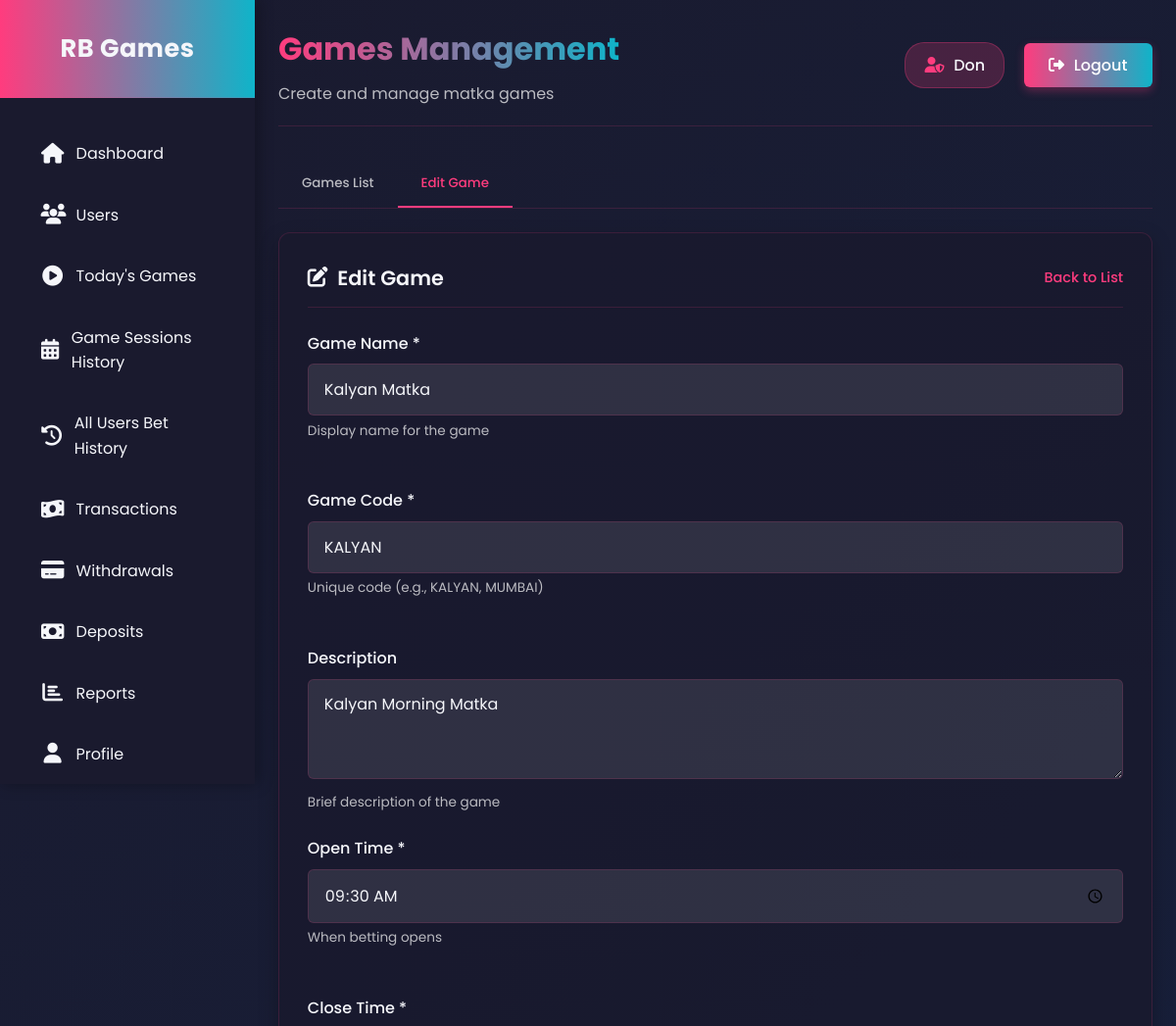
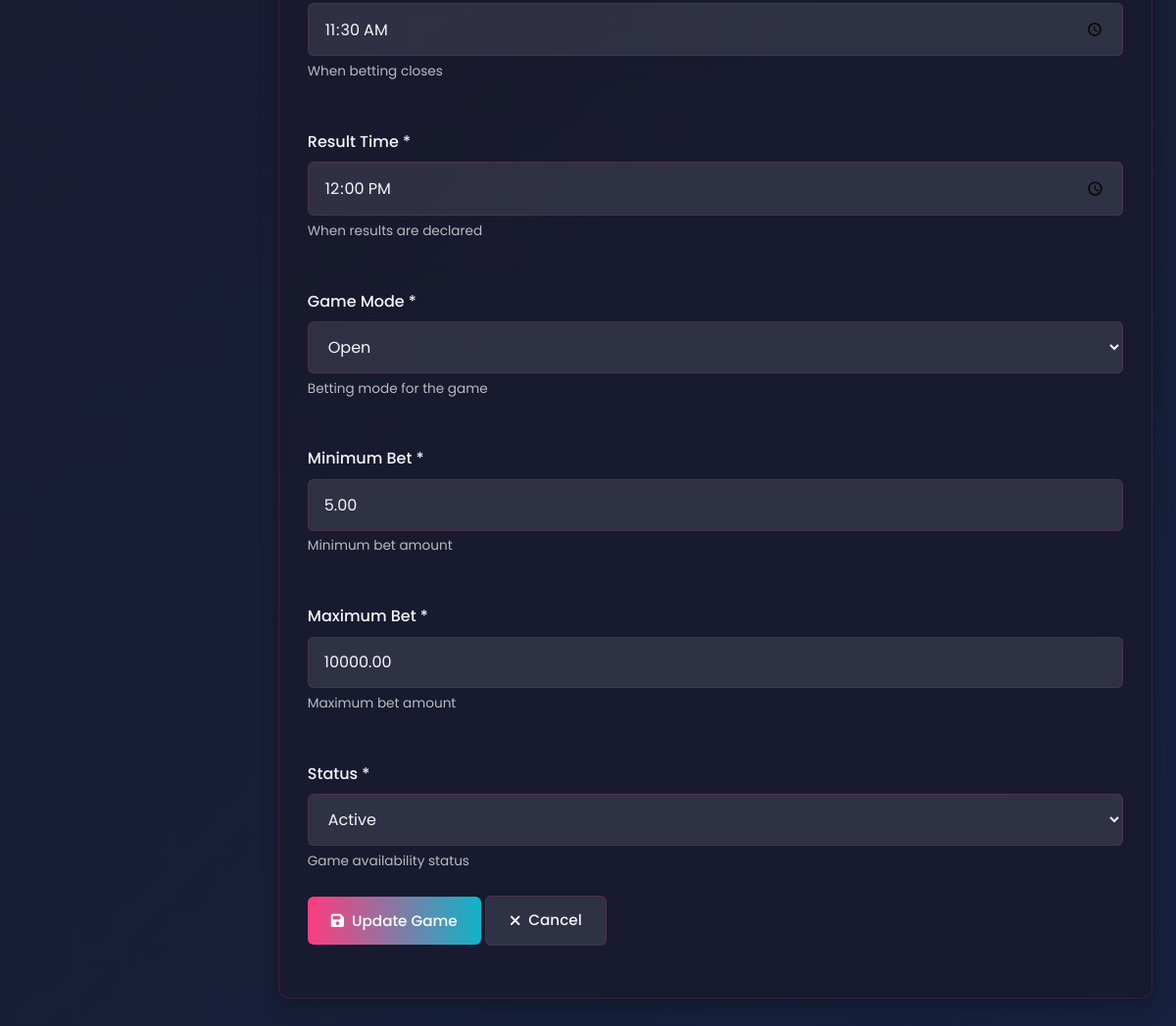
Screenshot of /admin/admin_games.php?edit=1 (signed in) with the database file from the repository (2 pictures, top to bottom).
### tables this page shows
CREATE TABLE `games` (
  `id` int(11) NOT NULL,
  `name` varchar(100) NOT NULL,
  `code` varchar(20) NOT NULL,
  `description` text DEFAULT NULL,
  `open_time` time NOT NULL,
  `close_time` time NOT NULL,
  `game_mode` enum('open','close') DEFAULT 'open',
  `game_type` enum('single_ank','jodi','single_patti','double_patti','triple_patti','half_sangam','full_sangam','sp_motor','dp_motor','red_bracket','digital_jodi','choice_pana','group_jodi','abr_100','abr_cut') DEFAULT 'single_ank',
  `game_type_id` int(11) DEFAULT 1,
  `result_time` time NOT NULL,
  `status` enum('active','inactive','maintenance') DEFAULT 'active',
  `min_bet` decimal(8,2) DEFAULT 5.00,
  `max_bet` decimal(10,2) DEFAULT 10000.00,
  `created_at` timestamp NOT NULL DEFAULT current_timestamp()
);

### admin/admin_games.php (the view, shortened to what this page needs)
<?php
require_once '../config.php';
$admin_username = $_SESSION['admin_username'];
$edit_game = null;
if (isset($_GET['edit'])) {
    $game_id = $_GET['edit'];
    $sql = "SELECT * FROM games WHERE id = $game_id";
    $result = $conn->query($sql);
    if ($result && $result->num_rows > 0) {
        $edit_game = $result->fetch_assoc();
    }
}
?>
<!DOCTYPE html>
<html lang="en">
<head>
    <link rel="stylesheet" href="https://cdnjs.cloudflare.com/ajax/libs/font-awesome/6.4.0/css/all.min.css">
</head>
<body>
    <div class="admin-container">
        <div class="sidebar" id="sidebar">
            <div class="sidebar-header">
                <h2>RB Games</h2>
            </div>
            <div class="sidebar-menu">
                <a href="dashboard.php" class="menu-item">
                    <i class="fas fa-home"></i>
                    <span>Dashboard</span>
                </a>
                <a href="users.php" class="menu-item">
                    <i class="fas fa-users"></i>
                    <span>Users</span>
                </a>
                <a href="todays_active_games.php" class="menu-item ">
                    <i class="fas fa-play-circle"></i>
                    <span>Today's Games</span>
                </a>
                <a href="game_sessions_history.php" class="menu-item ">
                    <i class="fas fa-calendar-alt"></i>
                    <span>Game Sessions History</span>
                </a>
                <a href="all_users_history.php" class="menu-item ">
                    <i class="fas fa-history"></i>
                    <span>All Users Bet History</span>
                </a>
                <a href="admin_transactions.php" class="menu-item">
                    <i class="fas fa-money-bill-wave"></i>
                    <span>Transactions</span>
                </a>
                <a href="admin_withdrawals.php" class="menu-item">
                    <i class="fas fa-credit-card"></i>
                    <span>Withdrawals</span>
                </a>
                <a href="admin_deposits.php" class="menu-item">
                    <i class="fas fa-money-bill"></i>
                    <span>Deposits</span>
                </a>
                <a href="admin_reports.php" class="menu-item">
                    <i class="fas fa-chart-bar"></i>
                    <span>Reports</span>
                </a>
                <a href="admin_profile.php" class="menu-item ">
                    <i class="fas fa-user"></i>
                    <span>Profile</span>
                </a>
            </div>
        </div>
        <div class="main-content">
            <div class="header">
                <div class="welcome">
                    <h1>Games Management</h1>
                    <p>Create and manage matka games</p>
                </div>
                <div class="header-actions">
                    <div class="admin-badge">
                        <i class="fas fa-user-shield"></i>
                        <span><?php echo $admin_username; ?></span>
                    </div>
                    <a href="admin_logout.php" class="logout-btn">
                        <i class="fas fa-sign-out-alt"></i>
                        <span>Logout</span>
                    </a>
                </div>
            </div>
            <div class="tabs">
                <button class="tab <?php echo !isset($_GET['edit']) ? 'active' : ''; ?>" data-tab="games-list">Games List</button>
                <button class="tab <?php echo isset($_GET['edit']) ? 'active' : ''; ?>" data-tab="game-form">
                    <?php echo isset($_GET['edit']) ? 'Edit Game' : 'Add New Game'; ?>
                </button>
            </div>
            <div class="tab-content <?php echo isset($_GET['edit']) ? 'active' : ''; ?>" id="game-form">
                <div class="dashboard-section">
                    <div class="section-header">
                        <h2 class="section-title">
                            <i class="fas <?php echo isset($_GET['edit']) ? 'fa-edit' : 'fa-plus'; ?>"></i>
                            <?php echo isset($_GET['edit']) ? 'Edit Game' : 'Add New Game'; ?>
                        </h2>
                        <a href="admin_games.php" class="view-all">Back to List</a>
                    </div>
                    <form method="POST" id="gameForm">
                        <div class="form-grid">
                            <div class="form-group">
                                <label class="form-label" for="name">Game Name *</label>
                                <input type="text" class="form-control" id="name" name="name"
                                       value="<?php echo isset($edit_game) ? $edit_game['name'] : ''; ?>"
                                       required>
                                <div class="form-text">Display name for the game</div>
                            </div>
                            <div class="form-group">
                                <label class="form-label" for="code">Game Code *</label>
                                <input type="text" class="form-control" id="code" name="code"
                                       value="<?php echo isset($edit_game) ? $edit_game['code'] : ''; ?>"
                                       <?php echo isset($edit_game) ? 'readonly' : 'required'; ?>>
                                <div class="form-text">Unique code (e.g., KALYAN, MUMBAI)</div>
                            </div>
                        </div>
                        <div class="form-group">
                            <label class="form-label" for="description">Description</label>
                            <textarea class="form-control" id="description" name="description" rows="3"><?php echo isset($edit_game) ? $edit_game['description'] : ''; ?></textarea>
                            <div class="form-text">Brief description of the game</div>
                        </div>
                        <div class="form-grid">
                            <div class="form-group">
                                <label class="form-label" for="open_time">Open Time *</label>
                                <input type="time" class="form-control" id="open_time" name="open_time"
                                       value="<?php echo isset($edit_game) ? $edit_game['open_time'] : '09:30'; ?>"
                                       required>
                                <div class="form-text">When betting opens</div>
                            </div>
                            <div class="form-group">
                                <label class="form-label" for="close_time">Close Time *</label>
                                <input type="time" class="form-control" id="close_time" name="close_time"
                                       value="<?php echo isset($edit_game) ? $edit_game['close_time'] : '11:30'; ?>"
                                       required>
                                <div class="form-text">When betting closes</div>
                            </div>
                            <div class="form-group">
                                <label class="form-label" for="result_time">Result Time *</label>
                                <input type="time" class="form-control" id="result_time" name="result_time"
                                       value="<?php echo isset($edit_game) ? $edit_game['result_time'] : '12:00'; ?>"
                                       required>
                                <div class="form-text">When results are declared</div>
                            </div>
                        </div>
                        <div class="form-grid">
                            <div class="form-group">
                                <label class="form-label" for="game_mode">Game Mode *</label>
                                <select class="form-control" id="game_mode" name="game_mode" required>
                                    <option value="open" <?php echo (isset($edit_game) && $edit_game['game_mode'] == 'open') ? 'selected' : ''; ?>>Open</option>
                                </select>
                                <div class="form-text">Betting mode for the game</div>
                            </div>
                            <div class="form-group">
                                <label class="form-label" for="min_bet">Minimum Bet *</label>
                                <input type="number" class="form-control" id="min_bet" name="min_bet"
                                       value="<?php echo isset($edit_game) ? $edit_game['min_bet'] : '5.00'; ?>"
                                       step="0.01" min="0" required>
                                <div class="form-text">Minimum bet amount</div>
                            </div>
                            <div class="form-group">
                                <label class="form-label" for="max_bet">Maximum Bet *</label>
                                <input type="number" class="form-control" id="max_bet" name="max_bet"
                                       value="<?php echo isset($edit_game) ? $edit_game['max_bet'] : '10000.00'; ?>"
                                       step="0.01" min="0" required>
                                <div class="form-text">Maximum bet amount</div>
                            </div>
                        </div>
                        <div class="form-group">
                            <label class="form-label" for="status">Status *</label>
                            <select class="form-control" id="status" name="status" required>
                                <option value="active" <?php echo (isset($edit_game) && $edit_game['status'] == 'active') ? 'selected' : ''; ?>>Active</option>
                            </select>
                            <div class="form-text">Game availability status</div>
                        </div>
                        <div class="form-group mt-3">
                            <?php if (isset($_GET['edit'])): ?>
                                <button type="submit" name="update_game" class="btn btn-primary">
                                    <i class="fas fa-save"></i> Update Game
                                </button>
                                <a href="admin_games.php" class="btn btn-secondary">
                                    <i class="fas fa-times"></i> Cancel
                                </a>
                            <?php endif; ?>
                        </div>
                    </form>
                </div>
            </div>
        </div>
    </div>
</body>
</html>

### rows the page displays
games: name "Kalyan Matka", code "KALYAN", description "Kalyan Morning Matka", open_time "09:30:00", close_time "11:30:00", result_time "12:00:00", game_mode "Open", min_bet "5.00", max_bet "10000.00", status "Active"

### other values shown
$admin_username "Don"
